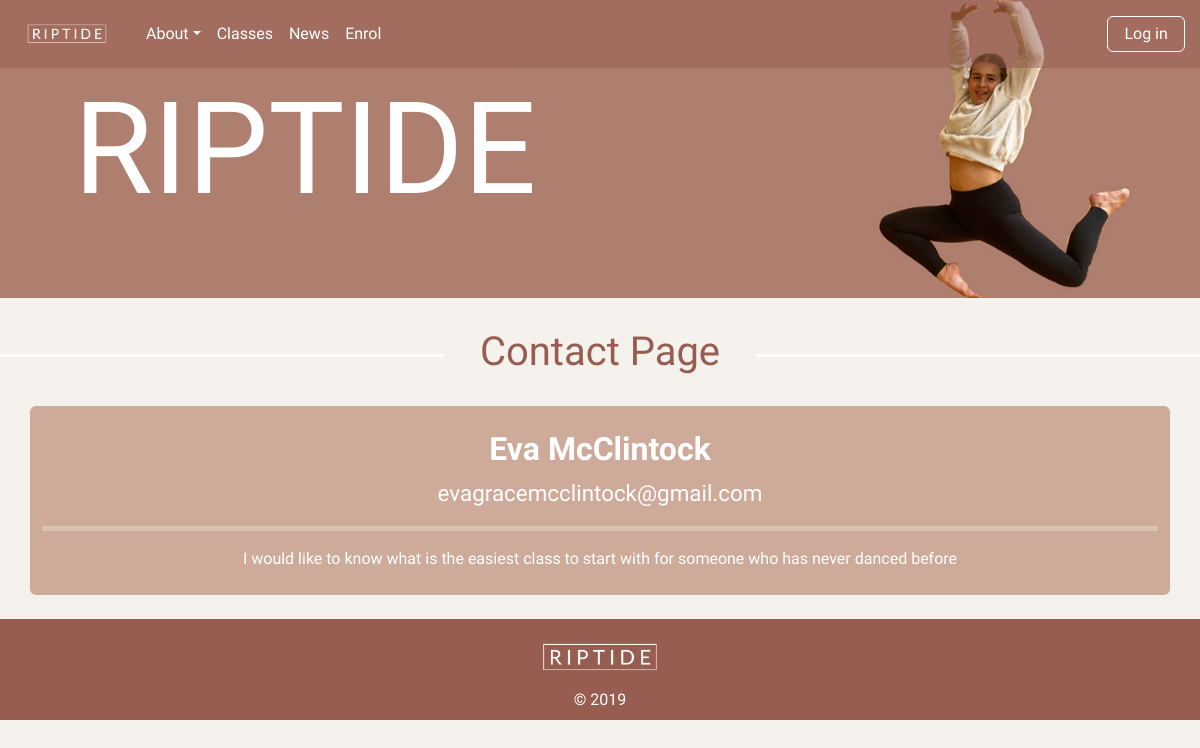
The app's page /contact with its own data.
### tables this page shows
CREATE TABLE contact(
    contact_id integer primary key autoincrement not null,
    contact_name text not null,
    email text not null unique,
    message not null
);

### server.py (the view)
@app.route('/contact')
def contact():
    data = request.args
    sql = """select contact_name, email, message from contact"""
    result = run_search_query_tuples(sql, (), db_path, True)
    return render_template("contact.html", contact=result)

### db_functions.py (called while the page is built)
def run_search_query_tuples(sql_query,values_tuple, file_path, rowfactory=False):
    result = None
    try:
        db = sqlite3.connect(file_path)
        if rowfactory:
            db.row_factory = sqlite3.Row
        cursor = db.cursor()
        cursor.execute(sql_query,values_tuple)
        result = cursor.fetchall()
        cursor.close()
    except sqlite3.Error as error:
        print("Error running search query tuples: {}".format(error))
        return None
    db.close()
    if result is None:
        print("No search values were found")
    return result

### templates/contact.html (shortened to what this page needs)
{% extends "layout.html" %}
{% block banner %}
static/images/molly_banner3.jpg
{% endblock %}
{% block content %}
<h1>Contact Page</h1>
{% for row in contact %}
<div class="container container-fluid form-background py-4 rounded">
    <h4><b>{{ row['contact_name'] }}</b></h4>
    <div class="subtitle">{{ row['email'] }}</div>
    <hr>
    <p class="news-text">{{ row['message'] }}</p>
</div>
    <br>
{%  endfor %}
{% endblock %}

### static/styles.css (style rules this page uses)
body { font-family: 'Ubuntu', sans-serif; background-color: rgb(245,241,237); }
.form-background { background-color: rgb(206, 170, 154) }
h1 { padding:0; overflow: hidden; color:rgb(150,93,80); display: table; white-space: nowrap; margin: 0.75em 0; scroll-margin-top: 3em; }
h1:before, h1:after { border-top: 3px solid rgb(255,255,255); content: ''; display: table-cell; position: relative; top: 0.65em; width: 50%; }
h1:before { right: 3%; }
h1:after { left: 3%; }
h4 { text-align: center; color: rgb(255,255,255); font-size: 2em; }
p { padding:0 4em 0 4em; margin:auto; text-align: center; font-size: 1.3em; }
.subtitle { text-align: center; font-size: 1.4em; color: white; }
.news-text { text-align: center; font-size: 1em; color: white; }
hr { color:white; border-width: 5px; }

### records on screen
contact: contact_name "Eva McClintock", email "evagracemcclintock@gmail.com", message "I would like to know what is the easiest class to start with for someone who has never danced before"
